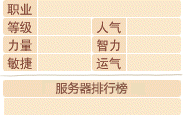
#> input picture tools/_charInfo.png, 183 x 115 px
$ python _lines.py _charInfo.png
#> lines starting #> are read from the running program, lines starting #| are printed output that depends on the picture
"""Detect grid border lines (dark rows/cols) in a window backgrnd."""
import sys
from PIL import Image

path = sys.argv[1]
im = Image.open(path).convert('RGB')
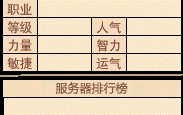
#> im: PIL image 183x115 RGB; mean R, G, B 209.5, 190, 164.4
W, H = im.size
#> W = 183; H = 115
px = im.load()

bg = px[W // 2, 2]
#> bg = (255, 221, 204)
def ink(x, y):
    r, g, b = px[x, y]
    return abs(r - bg[0]) + abs(g - bg[1]) + abs(b - bg[2]) > 90

# vertical lines: columns with high ink count in the grid region
print('vertical line candidates (x, count):')
for x in range(W):
    n = sum(1 for y in range(20, H - 25) if ink(x, y))
    if n > (H - 45) * 0.6:
        print('  x=%d n=%d' % (x, n))
#> this loop made 183 passes
#|   x=0 n=70
#|   x=1 n=70
#|   x=2 n=70
#|   x=22 n=44
#|   x=27 n=43
#|   x=28 n=43
#|   x=29 n=44
#|   x=37 n=60
#> (further printed lines are left out)
print('horizontal line candidates (y, count):')
for y in range(20, H - 25):
    n = sum(1 for x in range(2, W - 2) if ink(x, y))
    if n > (W - 4) * 0.6:
        print('  y=%d n=%d' % (y, n))
#> this loop made 70 passes
#|   y=35 n=179
#|   y=53 n=179
#|   y=71 n=179
#|   y=72 n=179
#|   y=73 n=179
#|   y=74 n=179
#|   y=75 n=179
#|   y=76 n=179
#> (further printed lines are left out)
